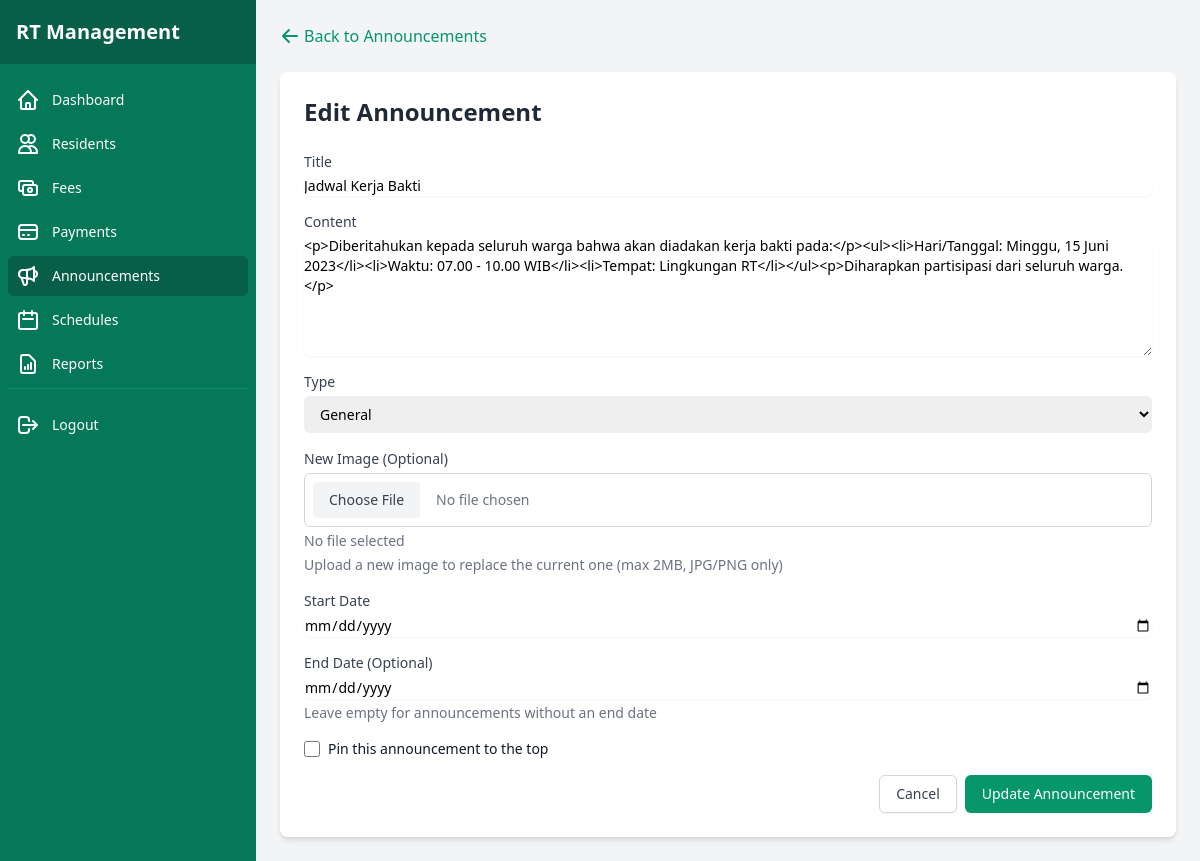
The page /admin/announcement/edit/1 (signed in) on the database its author committed.
### tables this page shows
CREATE TABLE IF NOT EXISTS announcements (
    id INT AUTO_INCREMENT PRIMARY KEY,
    title VARCHAR(200) NOT NULL,
    content TEXT NOT NULL,
    created_at DATETIME DEFAULT CURRENT_TIMESTAMP,
    updated_at DATETIME ON UPDATE CURRENT_TIMESTAMP
);

### app/controllers/AnnouncementController.php (called while the page is built, shortened)
<?php
class AnnouncementController {
    public function editPage($id) {
        $announcementModel = new Announcement();
        $announcement = $announcementModel->findById($id);
        require_once BASE_PATH . '/app/views/admin/edit_announcement.php';
    }
}

### public/index.php (called while the page is built, shortened)
<?php
require_once BASE_PATH . '/config/database.php';
spl_autoload_register(function ($class) {
    $class = str_replace('\\', DIRECTORY_SEPARATOR, $class);
    $file = BASE_PATH . DIRECTORY_SEPARATOR . $class . '.php';
});
require_once BASE_PATH . '/routes/web.php';
$url = isset($_GET['url']) ? $_GET['url'] : '';
$url = rtrim($url, '/');
Router::route($url);

### config/database.php (called while the page is built, shortened)
<?php
class Database {
    private static $instance = null;
    private $connection;
    private function __construct() {
        try {
            $this->connection = new PDO(
                'mysql:host=' . DB_HOST . ';dbname=' . DB_NAME . ';charset=utf8mb4',
                DB_USER,
                DB_PASS,
                [
                    PDO::ATTR_ERRMODE => PDO::ERRMODE_EXCEPTION,
                    PDO::ATTR_DEFAULT_FETCH_MODE => PDO::FETCH_ASSOC,
                    PDO::ATTR_EMULATE_PREPARES => false
                ]
            );
        } catch (PDOException $e) {
            die('Database Connection Error: ' . $e->getMessage());
        }
    }
    public static function getInstance() {
        if (self::$instance === null) {
            self::$instance = new self();
        }
        return self::$instance;
    }
    public function getConnection() {
        return $this->connection;
    }
}

### app/models/Announcement.php (called while the page is built, shortened)
<?php
class Announcement {
    private $db;
    public function __construct() {
        $this->db = \Database::getInstance()->getConnection();
    }
    public function findById($id) {
        $stmt = $this->db->prepare("SELECT * FROM announcements WHERE id = :id");
        $stmt->execute(['id' => $id]);
        return $stmt->fetch();
    }
}

### app/views/admin/edit_announcement.php (the view, shortened to what this page needs)
<?php require_once __DIR__ . '/../components/admin_header.php'; ?>
<div class="flex h-screen bg-gray-100">
    <?php require_once __DIR__ . '/../components/admin_sidebar.php'; ?>
    <div class="flex-1 overflow-auto">
        <main class="p-6">
            <div class="mb-6">
                <a href="/admin/announcements" class="text-green-600 hover:text-green-800 flex items-center">
                    <svg xmlns="http://www.w3.org/2000/svg" class="h-5 w-5 mr-1" viewBox="0 0 20 20" fill="currentColor">
                        <path fill-rule="evenodd" d="M9.707 16.707a1 1 0 01-1.414 0l-6-6a1 1 0 010-1.414l6-6a1 1 0 011.414 1.414L5.414 9H17a1 1 0 110 2H5.414l4.293 4.293a1 1 0 010 1.414z" clip-rule="evenodd" />
                    </svg>
                    Back to Announcements
                </a>
            </div>
            <div class="bg-white rounded-lg shadow-md overflow-hidden">
                <div class="p-6">
                    <h1 class="text-2xl font-bold text-gray-800 mb-6">Edit Announcement</h1>
                    <form action="/admin/announcement/edit/<?php echo $announcement['id']; ?>" method="POST" enctype="multipart/form-data">
                        <div class="mb-4">
                            <label for="title" class="block text-sm font-medium text-gray-700 mb-1">Title</label>
                            <input type="text" id="title" name="title" value="<?php echo htmlspecialchars($announcement['title'] ?? ''); ?>" class="shadow-sm focus:ring-green-500 focus:border-green-500 block w-full sm:text-sm border-gray-300 rounded-md" required>
                        </div>
                        <div class="mb-4">
                            <label for="content" class="block text-sm font-medium text-gray-700 mb-1">Content</label>
                            <textarea id="content" name="content" rows="6" class="shadow-sm focus:ring-green-500 focus:border-green-500 block w-full sm:text-sm border-gray-300 rounded-md" required><?php echo htmlspecialchars($announcement['content'] ?? ''); ?></textarea>
                        </div>
                        <div class="mb-4">
                            <label for="type" class="block text-sm font-medium text-gray-700 mb-1">Type</label>
                            <select id="type" name="type" class="mt-1 block w-full pl-3 pr-10 py-2 text-base border-gray-300 focus:outline-none focus:ring-green-500 focus:border-green-500 sm:text-sm rounded-md">
                                <option value="general" <?php echo ($announcement['type'] ?? '') === 'general' ? 'selected' : ''; ?>>General</option>
                            </select>
                        </div>
                        <div class="mb-4">
                            <label for="image" class="block text-sm font-medium text-gray-700 mb-1">New Image (Optional)</label>
                            <input type="file" id="image" name="image" class="block w-full text-sm text-gray-500 file:mr-4 file:py-2 file:px-4 file:rounded-md file:border-0 file:text-sm file:font-semibold file:bg-green-50 file:text-green-700 hover:file:bg-green-100">
                            <p class="mt-1 text-sm text-gray-500">Upload a new image to replace the current one (max 2MB, JPG/PNG only)</p>
                        </div>
                        <div class="mb-4">
                            <label for="start_date" class="block text-sm font-medium text-gray-700 mb-1">Start Date</label>
                            <input type="date" id="start_date" name="start_date" value="<?php echo isset($announcement['start_date']) ? date('Y-m-d', strtotime($announcement['start_date'])) : ''; ?>" class="mt-1 block w-full border-gray-300 rounded-md shadow-sm focus:ring-green-500 focus:border-green-500 sm:text-sm">
                        </div>
                        <div class="mb-4">
                            <label for="end_date" class="block text-sm font-medium text-gray-700 mb-1">End Date (Optional)</label>
                            <input type="date" id="end_date" name="end_date" value="<?php echo isset($announcement['end_date']) && !empty($announcement['end_date']) ? date('Y-m-d', strtotime($announcement['end_date'])) : ''; ?>" class="mt-1 block w-full border-gray-300 rounded-md shadow-sm focus:ring-green-500 focus:border-green-500 sm:text-sm">
                            <p class="mt-1 text-sm text-gray-500">Leave empty for announcements without an end date</p>
                        </div>
                        <div class="flex items-center mb-4">
                            <input type="checkbox" id="is_pinned" name="is_pinned" value="1" <?php echo ($announcement['is_pinned'] ?? false) ? 'checked' : ''; ?> class="h-4 w-4 text-green-600 focus:ring-green-500 border-gray-300 rounded">
                            <label for="is_pinned" class="ml-2 block text-sm text-gray-900">Pin this announcement to the top</label>
                        </div>
                        <div class="flex justify-end">
                            <a href="/admin/announcements" class="bg-white py-2 px-4 border border-gray-300 rounded-md shadow-sm text-sm font-medium text-gray-700 hover:bg-gray-50 focus:outline-none focus:ring-2 focus:ring-offset-2 focus:ring-green-500 mr-2">
                                Cancel
                            </a>
                            <button type="submit" class="inline-flex justify-center py-2 px-4 border border-transparent shadow-sm text-sm font-medium rounded-md text-white bg-green-600 hover:bg-green-700 focus:outline-none focus:ring-2 focus:ring-offset-2 focus:ring-green-500">
                                Update Announcement
                            </button>
                        </div>
                    </form>
                </div>
            </div>
        </main>
    </div>
</div>
<?php require_once __DIR__ . '/../components/admin_footer.php'; ?>

### routes/web.php (shortened to what this page needs)
<?php
class Router {
    private static $routes = [];
    public static function register($method, $url, $controller, $action) {
        self::$routes[] = [
            'method' => $method,
            'url' => $url,
            'controller' => $controller,
            'action' => $action
        ];
    }
    public static function route($url) {
        $method = $_SERVER['REQUEST_METHOD'];
        foreach (self::$routes as $route) {
            $pattern = self::convertRouteToRegex($route['url']);
            if ($route['method'] == $method && preg_match($pattern, $url, $matches)) {
                array_shift($matches);
                $controller = new $controllerName();
                call_user_func_array([$controller, $route['action']], $matches);
                return;
            }
        }
    }
    private static function convertRouteToRegex($route) {
        $route = preg_replace('/\:([a-zA-Z0-9]+)/', '([^/]+)', $route);
        return '/^' . str_replace('/', '\/', $route) . '$/';
    }
}

### app/views/components/admin_sidebar.php (shortened to what this page needs)
<div class="hidden md:flex md:flex-shrink-0">
    <div class="flex flex-col w-64">
        <div class="flex flex-col h-0 flex-1 bg-green-700">
            <div class="flex items-center h-16 flex-shrink-0 px-4 bg-green-800">
                <h1 class="text-xl font-bold text-white">RT Management</h1>
            </div>
            <div class="flex-1 flex flex-col overflow-y-auto">
                <nav class="flex-1 px-2 py-4 space-y-1">
                    <a href="/admin/dashboard" class="<?php echo strpos($_SERVER['REQUEST_URI'], '/admin/dashboard') === 0 ? 'bg-green-800' : 'hover:bg-green-600'; ?> text-white group flex items-center px-2 py-2 text-sm font-medium rounded-md">
                        Dashboard
                    </a>
                    <a href="/admin/residents" class="<?php echo strpos($_SERVER['REQUEST_URI'], '/admin/resident') === 0 ? 'bg-green-800' : 'hover:bg-green-600'; ?> text-white group flex items-center px-2 py-2 text-sm font-medium rounded-md">
                        <svg xmlns="http://www.w3.org/2000/svg" class="mr-3 h-6 w-6" fill="none" viewBox="0 0 24 24" stroke="currentColor">
                            <path stroke-linecap="round" stroke-linejoin="round" stroke-width="2" d="M12 4.354a4 4 0 110 5.292M15 21H3v-1a6 6 0 0112 0v1zm0 0h6v-1a6 6 0 00-9-5.197M13 7a4 4 0 11-8 0 4 4 0 018 0z" />
                        </svg>
                        Residents
                    </a>
                    <a href="/admin/fees" class="<?php echo strpos($_SERVER['REQUEST_URI'], '/admin/fee') === 0 ? 'bg-green-800' : 'hover:bg-green-600'; ?> text-white group flex items-center px-2 py-2 text-sm font-medium rounded-md">
                        Fees
                    </a>
                    <a href="/admin/payments" class="<?php echo strpos($_SERVER['REQUEST_URI'], '/admin/payment') === 0 ? 'bg-green-800' : 'hover:bg-green-600'; ?> text-white group flex items-center px-2 py-2 text-sm font-medium rounded-md">
                        <svg xmlns="http://www.w3.org/2000/svg" class="mr-3 h-6 w-6" fill="none" viewBox="0 0 24 24" stroke="currentColor">
                            <path stroke-linecap="round" stroke-linejoin="round" stroke-width="2" d="M3 10h18M7 15h1m4 0h1m-7 4h12a3 3 0 003-3V8a3 3 0 00-3-3H6a3 3 0 00-3 3v8a3 3 0 003 3z" />
                        </svg>
                        Payments
                    </a>
                    <a href="/admin/announcements" class="<?php echo strpos($_SERVER['REQUEST_URI'], '/admin/announcement') === 0 ? 'bg-green-800' : 'hover:bg-green-600'; ?> text-white group flex items-center px-2 py-2 text-sm font-medium rounded-md">
                        Announcements
                    </a>
                    <a href="/admin/schedules" class="<?php echo strpos($_SERVER['REQUEST_URI'], '/admin/schedule') === 0 ? 'bg-green-800' : 'hover:bg-green-600'; ?> text-white group flex items-center px-2 py-2 text-sm font-medium rounded-md">
                        <svg xmlns="http://www.w3.org/2000/svg" class="mr-3 h-6 w-6" fill="none" viewBox="0 0 24 24" stroke="currentColor">
                            <path stroke-linecap="round" stroke-linejoin="round" stroke-width="2" d="M8 7V3m8 4V3m-9 8h10M5 21h14a2 2 0 002-2V7a2 2 0 00-2-2H5a2 2 0 00-2 2v12a2 2 0 002 2z" />
                        </svg>
                        Schedules
                    </a>
                    <a href="/admin/reports" class="<?php echo strpos($_SERVER['REQUEST_URI'], '/admin/report') === 0 ? 'bg-green-800' : 'hover:bg-green-600'; ?> text-white group flex items-center px-2 py-2 text-sm font-medium rounded-md">
                        Reports
                    </a>
                    <div class="pt-4 mt-4 border-t border-green-600">
                        <a href="/logout" class="text-white hover:bg-green-600 group flex items-center px-2 py-2 text-sm font-medium rounded-md">
                            <svg xmlns="http://www.w3.org/2000/svg" class="mr-3 h-6 w-6" fill="none" viewBox="0 0 24 24" stroke="currentColor">
                                <path stroke-linecap="round" stroke-linejoin="round" stroke-width="2" d="M17 16l4-4m0 0l-4-4m4 4H7m6 4v1a3 3 0 01-3 3H6a3 3 0 01-3-3V7a3 3 0 013-3h4a3 3 0 013 3v1" />
                            </svg>
                            Logout
                        </a>
                    </div>
                </nav>
            </div>
        </div>
    </div>
</div>

### public/css/styles.css (style rules this page uses)
input[type="file"] { padding: 0.5rem; border: 1px solid #d1d5db; border-radius: 0.375rem; }

### rows shown on the page
announcements: title "Jadwal Kerja Bakti", content "<p>Diberitahukan kepada seluruh warga bahwa akan diadakan kerja bakti pada:</p><ul><li>Hari/Tanggal: Minggu, 15 Juni 2023</li><li>Waktu: 07.00 - 10.00 WIB</li><li>Tempat: Lingkungan RT</li></ul><p>Diharapkan partisipasi dari seluruh warga.</p>"
